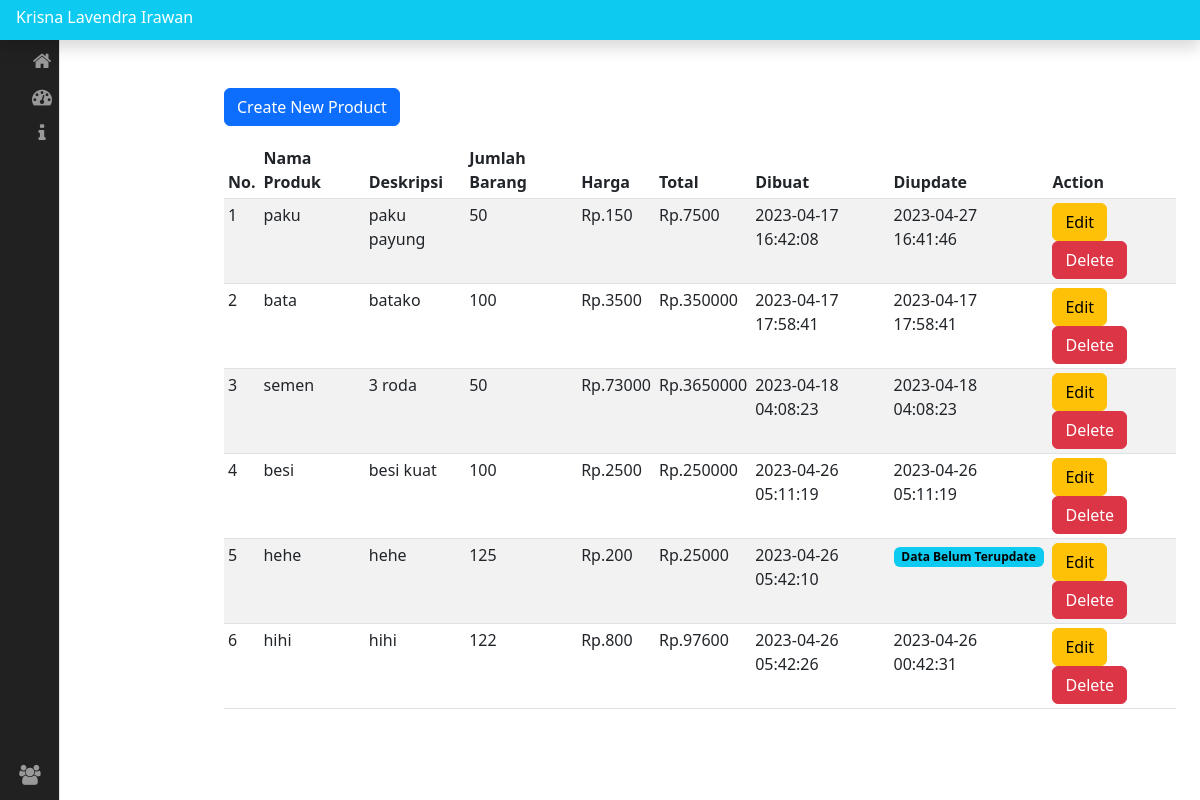
/index.php/admin/produk, run on the app's committed database.
### tables this page shows
CREATE TABLE `produk` (
  `id` int(11) NOT NULL,
  `nama_produk` varchar(50) NOT NULL,
  `desc_barang` text NOT NULL,
  `qty` int(50) NOT NULL,
  `created_at` timestamp NOT NULL DEFAULT current_timestamp(),
  `update_at` timestamp NULL DEFAULT NULL,
  `harga` int(255) DEFAULT NULL,
  `total` int(255) DEFAULT NULL
);

### application/controllers/admin/Produk.php (called while the page is built, shortened)
<?php
class Produk extends CI_Controller{
	public function __construct(){
		$this->load->model('Produk_model');
	}
	public function index(){
		$data['produk'] = $this->Produk_model->get();
		if(count($data['produk']) <= 0){
			$this->load->view('admin/produk_empty.php', $data);
		}else{
			$this->load->view('admin/produk', $data);
		}
	}
}
?>

### index.php (called while the page is built, shortened)
<?php
require_once BASEPATH.'core/CodeIgniter.php';

### application/models/Produk_model.php (called while the page is built, shortened)
<?php
class Produk_model extends CI_Model{
	private $_table = 'produk';
	public function get(){
		$query = $this->db->get($this->_table);
		return $query->result();
	}
}
?>

### application/views/admin/produk.php (the view, shortened to what this page needs)
<!DOCTYPE html>
<html lang="en">
<head>
	<link href="https://cdn.jsdelivr.net/npm/bootstrap@5.3.0-alpha3/dist/css/bootstrap.min.css" rel="stylesheet">
</head>
<body>
<?php $this->load->view('admin/_partials/header.php') ?>
	<div class="container-fluid mt-5">
		<div class="row">
			<?php $this->load->view('admin/_partials/sidebar.php') ?>
			<main class="col-md-9 ms-sm-auto col-lg-10 px-md-4">
			<div class="table-responsive col-lg-12">
      <a href="<?= site_url('admin/produk/create') ?>" class="btn btn-primary mb-3">Create New Product</a>
        <table class="table table-striped table-sm">
          <thead>
            <tr>
              <th scope="col">No.</th>
              <th scope="col">Nama Produk</th>
              <th scope="col">Deskripsi</th>
              <th scope="col">Jumlah Barang</th>
			  <th scope="col">Harga</th>
			  <th scope="col">Total</th>
			  <th scope="col">Dibuat</th>
			  <th scope="col">Diupdate</th>
			  <th scope="col">Action</th>
            </tr>
          </thead>
          <tbody>
			<?php foreach($produk as $key => $item) : ?>
				<tr>
				<td><?= $key+1 ?></td>
				<td><?= $item->nama_produk ?></td>
				<td><?= $item->desc_barang ?></td>
				<td><?= $item->qty ?></td>
				<td><?= "Rp.".$item->harga ?></td>
				<td><?= "Rp.". $item->total ?></td>
				<td><?= $item->created_at ?></td>
				<td><?php if($item->update_at == null){
					echo "<span class='badge text-bg-info'>Data Belum Terupdate</span>";
				}else{
					echo $item->update_at;
				} ?></td>
				<td>
					<a href="<?= site_url('admin/produk/edit/'.$item->id) ?>" class="btn btn-warning">Edit</a>
					<a href="#"
						data-delete-url="<?= site_url('admin/produk/delete/'. $item->id) ?>"
						class="btn btn-danger"
						role = "button"
						onclick="deleteConfirm(this)">Delete</a>
				</td>
				</tr>
			<?php endforeach ?>
          </tbody>
        </table>
      </div>
			</main>
		</div>
	</div>
</body>
</html>

### application/views/admin/_partials/header.php (shortened to what this page needs)
<header class="navbar navbar-dark sticky-top bg-info flex-md-nowrap p-0 shadow">
  <a class="navbar-brand col-md-3 col-lg-2 me-0 px-3 fs-6 navheight" href="<?= site_url('admin/dashboard') ?>">Krisna Lavendra Irawan</a>
</header>

### application/views/admin/_partials/sidebar.php (shortened to what this page needs)
<div class="area"></div><nav class="main-menu">
            <ul>
                <li>
                    <a href="<?= site_url('admin/dashboard') ?>">
                    </a>
                </li>
                <li class="has-subnav">
                    <a href="<?= site_url('admin/dashboard') ?>">
                        <i class="fa fa-home fa-2x"></i>
                    </a>
                </li>
                <li class="has-subnav">
                    <a href="<?= site_url('admin/produk') ?>">
                       <i class="fa fa-tachometer fa-2x"></i>
                    </a>
                </li>
								<li class="has-subnav">
                    <a href="<?= site_url('admin/about') ?>">
                       <i class="fa fa-info fa-2x"></i>
                    </a>
                </li>
            </ul>
            <ul class="logout">
                <li>
                   <a href="<?= site_url('admin/dashboard') ?>">
                         <i class="fa fa-users fa-2x"></i>
                    </a>
                </li>
            </ul>
        </nav>

### application/views/admin/_partials/sidebar.php (style rules this page uses)
.fa-2x { font-size: 2em; }
.fa { position: relative; display: table-cell; width: 60px; height: 36px; text-align: center; vertical-align: middle; font-size:20px; }
.main-menu { background:#212121; border-right:1px solid #e5e5e5; position:absolute; top:0; bottom:0; height:100%; left:0; width:60px; overflow:hidden; -webkit-transition:width .05s linear; transition:width .05s linear; -webkit-transform:translateZ(0) scale(1,1); z-index:1000; }
.main-menu>ul { margin:7px 0; }
.main-menu li { position:relative; display:block; width:250px; }
.main-menu li>a { position:relative; display:table; border-collapse:collapse; border-spacing:0; color:#999; font-family: arial; font-size: 14px; text-decoration:none; -webkit-transform:translateZ(0) scale(1,1); -webkit-transition:all .1s linear; transition:all .1s linear; }
.main-menu>ul.logout { position:absolute; left:0; bottom:0; }
nav { -webkit-user-select:none; -moz-user-select:none; -ms-user-select:none; -o-user-select:none; user-select:none; }
nav ul,nav li { outline:0; margin:0; padding:0; }
.navheight { height: 40px; }

### data on the page
produk: nama_produk "paku", desc_barang "paku payung", qty "50", harga "150", total "7500", created_at "2023-04-17 16:42:08", update_at "2023-04-27 16:41:46"
produk: nama_produk "bata", desc_barang "batako", qty "100", harga "3500", total "350000", created_at "2023-04-17 17:58:41", update_at "2023-04-17 17:58:41"
produk: nama_produk "semen", desc_barang "3 roda", qty "50", harga "73000", total "3650000", created_at "2023-04-18 04:08:23", update_at "2023-04-18 04:08:23"
produk: nama_produk "besi", desc_barang "besi kuat", qty "100", harga "2500", total "250000", created_at "2023-04-26 05:11:19", update_at "2023-04-26 05:11:19"
produk: nama_produk "hehe", desc_barang "hehe", qty "125", harga "200", total "25000", created_at "2023-04-26 05:42:10", shows "Data Belum Terupdate"
produk: nama_produk "hihi", desc_barang "hihi", qty "122", harga "800", total "97600", created_at "2023-04-26 05:42:26", update_at "2023-04-26 00:42:31"
